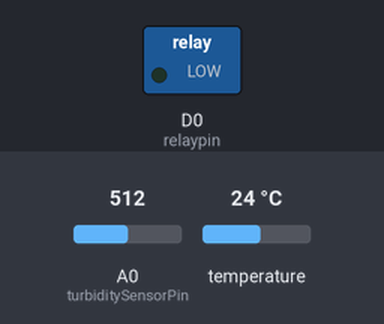
A sketch run on a simulated ESP8266 (NodeMCU). On the bench: switched loads named in the sketch (green lamp = pin HIGH). The test bench sets the inputs (shaded band); at power-on: A0 (turbiditySensorPin) = 512, temperature 24 °C. WiFi joins after 1.5 s; servers stay silent unless stated; what the sketch prints to the serial monitor is not drawn.

Above: at 3.0 s.
3.1 s: A0 (turbiditySensorPin) set to 664
7.9 s: A0 (turbiditySensorPin) set to 683
9.5 s: A0 (turbiditySensorPin) set to 511
At 12.2 s:
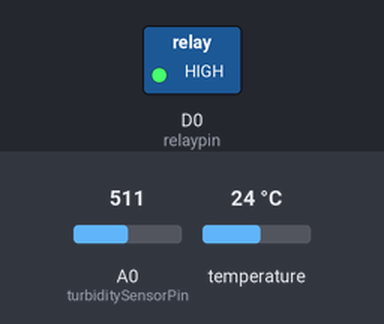
14.3 s: A0 (turbiditySensorPin) set to 306
At 15.6 s:
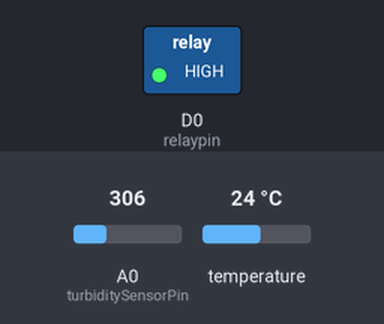
Timing chart, 0 to 17.0 s (numbered marks = the images above; inputs shaded):
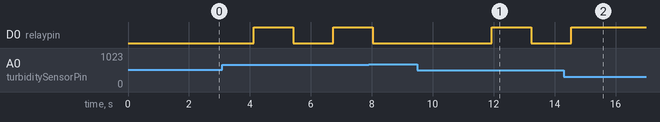

The sketch:

bly_temp_tur_ph.ino
```cpp
#define BLYNK_TEMPLATE_ID "TMPL3vbnH_wA2"
#define BLYNK_TEMPLATE_NAME "esp8266"
#define BLYNK_AUTH_TOKEN "U8CsaBB4s5laYTOVwPvgQNq1lCVSVLSW"

#define BLYNK_PRINT Serial
#include <ESP8266WiFi.h>
#include <BlynkSimpleEsp8266.h>
#include <OneWire.h>
#include <DallasTemperature.h>

// Define the turbidity sensor pin
const int turbiditySensorPin = A0;
const int phPin = A0;
const int relaypin = D0;
const int relaypin1 = D0;
const float m = -5.436;
#define DS18B20 5    // Connect to GPIO5 (D1 on NodeMCU) pin
OneWire ourWire(DS18B20);
DallasTemperature sensor(&ourWire);

char auth[] = BLYNK_AUTH_TOKEN;

const char* ssid = "hi";
const char* password = "";

BlynkTimer timer;

// Flag to control motor operation
bool motorRunning = false;
unsigned long motorStartTime = 0;

void startMotors() {
  // Turn on the motors
  digitalWrite(relaypin, HIGH);
  digitalWrite(relaypin1, HIGH);

  // Set the flag and record the start time
  motorRunning = true;
  motorStartTime = millis();
}

void stopMotors() {
  // Turn off the motors
  digitalWrite(relaypin, LOW);
  digitalWrite(relaypin1, LOW);

  // Reset the flag
  motorRunning = false;
}
int n=1;
void sendSensorData() {
  // Read the turbidity sensor value
  if(n%2==0)
  {
      int turbidityValue = analogRead(turbiditySensorPin);
      int turbidity = map(turbidityValue, 0, 750, 100, 0)-2;
      Serial.print("Turbidity: ");
      Serial.println(turbidity);
      Blynk.virtualWrite(V4, turbidity);
      if (turbidity > 8) {
    // If turbidity is above the threshold and motors are not running, start them
    if (!motorRunning) {
      Blynk.logEvent("turbidity_alert", "Turbidity is out of limits");
      startMotors();
    }

    // Check if the motors have been running for 10 seconds, then stop them
    if (millis() - motorStartTime >= 10000) {
      stopMotors();
    }
  } else {
    // If turbidity is within limits and motors were running, stop them
    if (motorRunning) {
      Blynk.logEvent("turbidity_alert", "Turbidity is within limits");
      stopMotors();
    }
  }

      n=n+1;
  }
  else{
  float phValue= (analogRead(phPin)+6.93)/100;
  Serial.print("pH: ");
  Serial.println(phValue);
  Blynk.virtualWrite(V2, phValue);
  if (phValue < 4) {
    // If turbidity is above the threshold and motors are not running, start them
    if (!motorRunning) {
      Blynk.logEvent("pH_alert", "pH is out of limits");
      startMotors();
    }

    // Check if the motors have been running for 10 seconds, then stop them
    if (millis() - motorStartTime >= 10000) {
      stopMotors();
    }
  } else {
    // If turbidity is within limits and motors were running, stop them
    if (motorRunning) {
      Blynk.logEvent("pH_alert", "pH is within limits");
      stopMotors();
    }
  }
  n=n+1;
  }

  // Print the turbidity value and pH value to the Serial Monitor


  // Send the turbidity value and pH value to the Blynk app


  // Read the DS18B20 temperature sensor value
  sensor.requestTemperatures();
  Serial.print("Celsius temperature: ");
  Serial.print(sensor.getTempCByIndex(0));
  Serial.print(" - Fahrenheit temperature: ");
  Serial.println(sensor.getTempFByIndex(0));

  int tempC = sensor.getTempCByIndex(0);
  int tempF = sensor.getTempFByIndex(0);

  // You can send any value at any time.
  // Please don't send more than 10 values per second.
  Blynk.virtualWrite(V0, tempC);
  Blynk.virtualWrite(V1, tempF);
  if (tempC > 31 || tempC < 25) {
    Blynk.logEvent("pH_alert", "Temperature is out of limits");
  }

  // Print a message when data is sent to Blynk
  Serial.println("Data pushed to Blynk");

  delay(500);
}

void setup() {
  Serial.begin(115200);
  pinMode(relaypin, OUTPUT);
  pinMode(relaypin1, OUTPUT);
  WiFi.begin(ssid, password);

  Serial.println("Connecting to WiFi");
  while (WiFi.status() != WL_CONNECTED) {
    delay(500);
    Serial.print(".");
  }

  Serial.println("");
  Serial.print("Connected to WiFi network with IP Address: ");
  Serial.println(WiFi.localIP());

  sensor.begin();

  Blynk.begin(auth, ssid, password);
  timer.setInterval(1000L, sendSensorData); // Adjust the interval based on your needs
}

void loop() {
  Blynk.run();
  timer.run();
}
```

Measured:
- after the input at 9.5 s, D0 (relaypin): LOW → HIGH after 2.4 s, → LOW 1.3 s later
- after the input at 14.3 s, D0 (relaypin): goes on until 14.5 s, then stays HIGH
